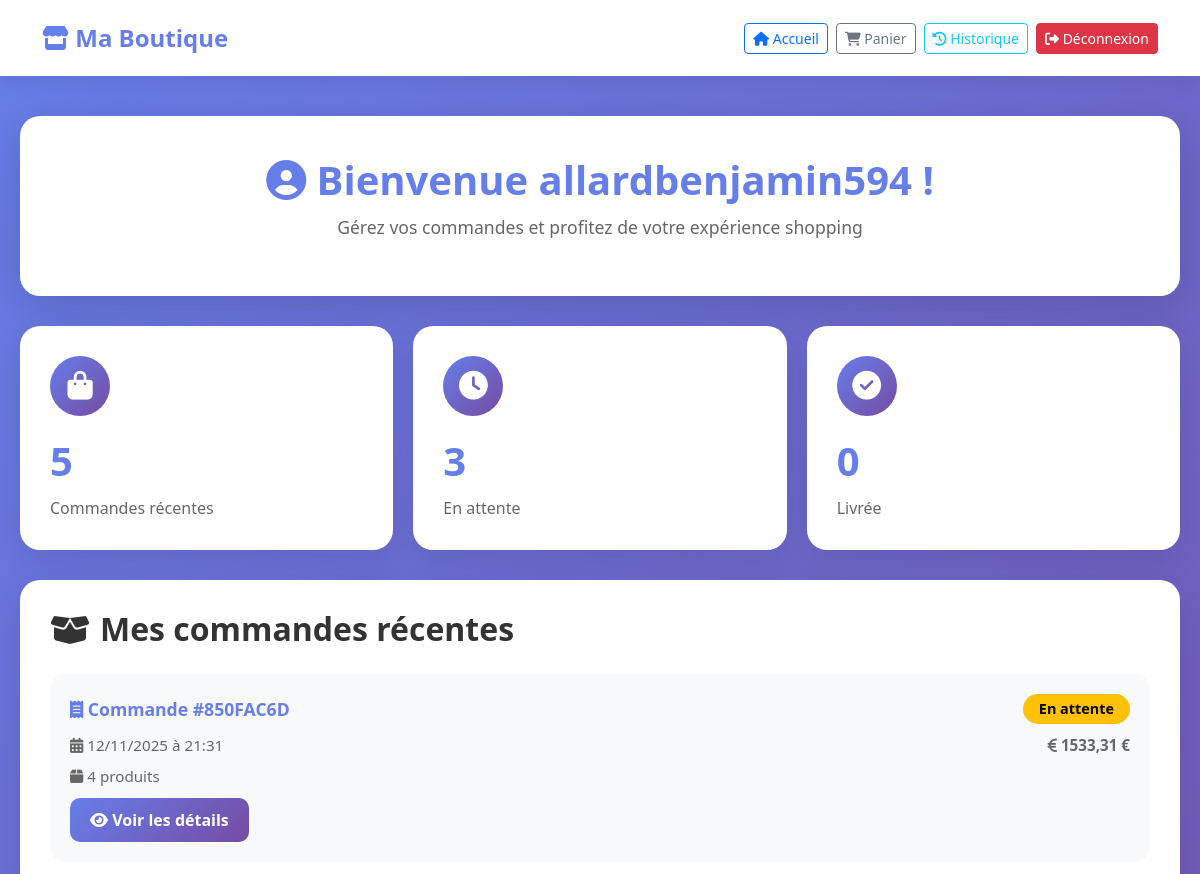
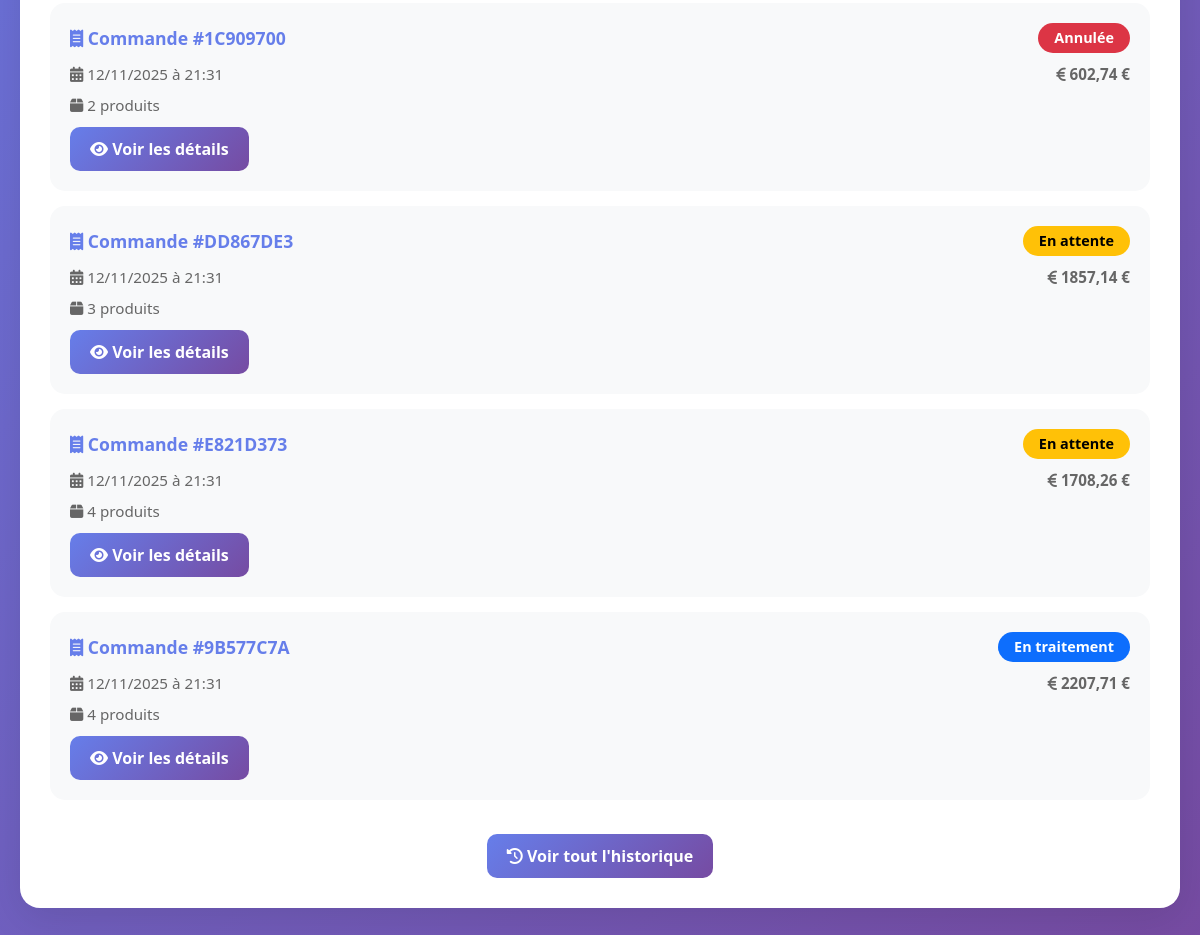
The app's page /accounts/customer/dashboard/ (signed in) with its own data (2 pictures, top to bottom).
### orders/models.py (models this page shows, shortened)
class Order(models.Model):
    STATUS_CHOICES = [
        ('pending', 'En attente'),
        ('confirmed', 'Confirmée'),
        ('processing', 'En traitement'),
        ('shipped', 'Expédiée'),
        ('delivered', 'Livrée'),
        ('cancelled', 'Annulée'),
    ]
    customer = models.ForeignKey(User, on_delete=models.CASCADE, related_name='orders', verbose_name="Client")
    order_number = models.CharField(max_length=20, unique=True, verbose_name="Numéro de commande")
    status = models.CharField(max_length=20, choices=STATUS_CHOICES, default='pending', verbose_name="Statut")
    total_amount = models.DecimalField(max_digits=10, decimal_places=2, verbose_name="Montant total")
    shipping_address = models.TextField(verbose_name="Adresse de livraison")
    shipping_city = models.CharField(max_length=100, verbose_name="Ville de livraison")
    shipping_phone = models.CharField(max_length=20, verbose_name="Téléphone de livraison")
    created_at = models.DateTimeField(auto_now_add=True)
    updated_at = models.DateTimeField(auto_now=True)
    delivered_at = models.DateTimeField(null=True, blank=True, verbose_name="Date de livraison")
    class Meta:
        verbose_name = "Commande"
        verbose_name_plural = "Commandes"
        ordering = ['-created_at']

### accounts/views.py (the view)
# urls.py: path('customer/dashboard/', views.dashboard_customer, name='dashboard_customer'),
@login_required
def dashboard_customer(request):
    orders = Order.objects.filter(customer=request.user).order_by('-created_at')[:5]
    all_orders = Order.objects.filter(customer=request.user)
    pending_count = all_orders.filter(status='pending').count()
    delivered_count = all_orders.filter(status='delivered').count()
    cart = None
    try:
        cart = Cart.objects.get(user=request.user)
    except Cart.DoesNotExist:
        pass
    context = {
        'orders': orders,
        'cart': cart,
        'pending_count': pending_count,
        'delivered_count': delivered_count,
    }
    return render(request, 'accounts/dashboard_customer.html', context)

### accounts/templates/accounts/dashboard_customer.html (shortened to what this page needs)
{% load static %}
<!DOCTYPE html>
<html lang="fr">
<head>
    <link href="https://cdn.jsdelivr.net/npm/bootstrap@5.3.2/dist/css/bootstrap.min.css" rel="stylesheet">
    <link href="https://cdnjs.cloudflare.com/ajax/libs/font-awesome/6.4.0/css/all.min.css" rel="stylesheet">
</head>
<body>
<nav class="navbar navbar-expand-lg">
    <div class="container">
        <a class="navbar-brand" href="{% url 'home' %}">
            <i class="fas fa-store"></i> Ma Boutique
        </a>
        <div class="collapse navbar-collapse" id="navbarNav">
            <div class="ms-auto d-flex flex-wrap align-items-center gap-2">
                <a class="btn btn-outline-primary btn-sm" href="{% url 'home' %}">
                    <i class="fas fa-home"></i> Accueil
                </a>
                <a class="btn btn-outline-secondary btn-sm" href="{% url 'cart' %}">
                    <i class="fas fa-shopping-cart"></i> Panier
                </a>
                <a class="btn btn-outline-info btn-sm" href="{% url 'order_history' %}">
                    <i class="fas fa-history"></i> Historique
                </a>
                <form action="{% url 'logout' %}" method="post" class="d-inline">
                    <button type="submit" class="btn btn-danger btn-sm">
                        <i class="fas fa-sign-out-alt"></i> Déconnexion
                    </button>
                </form>
            </div>
        </div>
    </div>
</nav>
<div class="dashboard-container">
    <div class="welcome-card">
        <h1><i class="fas fa-user-circle"></i> Bienvenue {{ user.username }} !</h1>
        <p>Gérez vos commandes et profitez de votre expérience shopping</p>
    </div>
    <div class="stats-grid">
        <div class="stat-card">
            <div class="stat-icon">
                <i class="fas fa-shopping-bag"></i>
            </div>
            <div class="stat-value">{{ orders.count }}</div>
            <div class="stat-label">Commande{% if orders.count > 1 %}s{% endif %} récente{% if orders.count > 1 %}s{% endif %}</div>
        </div>
        <div class="stat-card">
            <div class="stat-icon">
                <i class="fas fa-clock"></i>
            </div>
            <div class="stat-value">{{ pending_count }}</div>
            <div class="stat-label">En attente</div>
        </div>
        <div class="stat-card">
            <div class="stat-icon">
                <i class="fas fa-check-circle"></i>
            </div>
            <div class="stat-value">{{ delivered_count }}</div>
            <div class="stat-label">Livrée{% if delivered_count > 1 %}s{% endif %}</div>
        </div>
    </div>
    <div class="orders-card">
        <h2>
            <i class="fas fa-box-open"></i>
            Mes commandes récentes
        </h2>
        {% if orders %}
            {% for order in orders %}
            <div class="order-card">
                <div class="order-header">
                    <span class="order-number">
                        <i class="fas fa-receipt"></i> Commande #{{ order.order_number }}
                    </span>
                    <span class="badge
                        {% if order.status == 'pending' %}pending
                        {% elif order.status == 'confirmed' %}confirmed
                        {% elif order.status == 'processing' %}processing
                        {% elif order.status == 'shipped' %}shipped
                        {% elif order.status == 'delivered' %}delivered
                        {% elif order.status == 'cancelled' %}cancelled
                        {% endif %}">
                        {{ order.get_status_display }}
                    </span>
                </div>
                <div class="order-details">
                    <span><i class="fas fa-calendar-alt"></i> {{ order.created_at|date:"d/m/Y à H:i" }}</span>
                    <span><i class="fas fa-euro-sign"></i> <strong>{{ order.total_amount }} €</strong></span>
                </div>
                <div class="order-details mt-2">
                    <span><i class="fas fa-box"></i> {{ order.items.count }} produit{% if order.items.count > 1 %}s{% endif %}</span>
                </div>
                <a href="{% url 'order_detail_customer' order.pk %}" class="btn btn-view">
                    <i class="fas fa-eye"></i> Voir les détails
                </a>
            </div>
            {% endfor %}
            <div class="text-center mt-4">
                <a href="{% url 'order_history' %}" class="btn btn-view">
                    <i class="fas fa-history"></i> Voir tout l'historique
                </a>
            </div>
        {% endif %}
    </div>
</div>
</body>
</html>

### accounts/templates/accounts/dashboard_customer.html (style rules this page uses)
body { font-family: 'Segoe UI', Tahoma, Geneva, Verdana, sans-serif; background: linear-gradient(135deg, #667eea 0%, #764ba2 100%); min-height: 100vh; padding: 0; margin: 0; }
.navbar { background: white; box-shadow: 0 4px 20px rgba(0,0,0,0.1); padding: 15px 0; }
.navbar-brand { font-weight: 700; color: #667eea !important; font-size: 1.5rem; }
.dashboard-container { max-width: 1200px; margin: 40px auto; padding: 0 20px; }
.welcome-card { background: white; border-radius: 20px; padding: 40px; box-shadow: 0 10px 40px rgba(0,0,0,0.15); margin-bottom: 30px; text-align: center; }
.welcome-card h1 { color: #667eea; font-weight: 700; font-size: 2.5rem; margin-bottom: 10px; }
.welcome-card p { color: #666; font-size: 1.1rem; }
.stats-grid { display: grid; grid-template-columns: repeat(auto-fit, minmax(250px, 1fr)); gap: 20px; margin-bottom: 30px; }
.stat-card { background: white; border-radius: 20px; padding: 30px; box-shadow: 0 8px 30px rgba(0,0,0,0.1); transition: all 0.3s; }
.stat-icon { width: 60px; height: 60px; background: linear-gradient(135deg, #667eea, #764ba2); border-radius: 50%; display: flex; align-items: center; justify-content: center; margin-bottom: 15px; }
.stat-icon i { color: white; font-size: 1.8rem; }
.stat-value { font-size: 2.5rem; font-weight: 700; color: #667eea; margin-bottom: 5px; }
.stat-label { color: #666; font-size: 1rem; }
.orders-card { background: white; border-radius: 20px; padding: 30px; box-shadow: 0 10px 40px rgba(0,0,0,0.1); }
.orders-card h2 { color: #333; font-weight: 700; margin-bottom: 25px; display: flex; align-items: center; gap: 10px; }
.order-card { background: #f8f9fa; border-radius: 15px; padding: 20px; margin-bottom: 15px; transition: all 0.3s; }
.order-header { display: flex; justify-content: space-between; align-items: center; margin-bottom: 10px; }
.order-number { font-weight: 700; color: #667eea; font-size: 1.1rem; }
.badge { padding: 8px 16px; border-radius: 20px; font-weight: 600; font-size: 0.9rem; }
.pending { background-color: #ffc107; color: #000; }
.processing { background-color: #0d6efd; color: white; }
.cancelled { background-color: #dc3545; color: white; }
.order-details { display: flex; justify-content: space-between; color: #666; font-size: 0.95rem; }
.btn-view { background: linear-gradient(135deg, #667eea, #764ba2); color: white; border: none; padding: 10px 20px; border-radius: 10px; font-weight: 600; transition: all 0.3s; margin-top: 10px; }

### records on screen
Order: order_number "850FAC6D", status "En attente", created_at "12/11/2025 à 21:31", total_amount "1533,31", items.count "4"
Order: order_number "1C909700", status "Annulée", created_at "12/11/2025 à 21:31", total_amount "602,74", items.count "2"
Order: order_number "DD867DE3", status "En attente", created_at "12/11/2025 à 21:31", total_amount "1857,14", items.count "3"
Order: order_number "E821D373", status "En attente", created_at "12/11/2025 à 21:31", total_amount "1708,26", items.count "4"
Order: order_number "9B577C7A", status "En traitement", created_at "12/11/2025 à 21:31", total_amount "2207,71", items.count "4"

### other values on screen
{{ user.username }} "allardbenjamin594"
{{ orders.count }} "5"
{{ pending_count }} "3"
{{ delivered_count }} "0"
